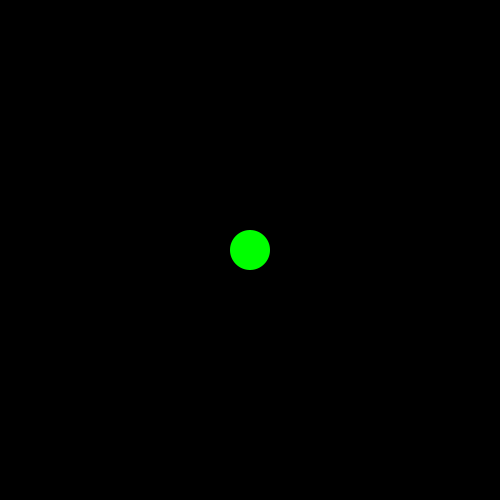
Frame 1 (no input)
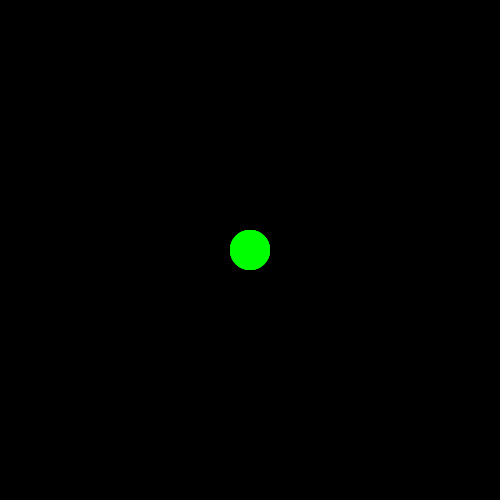
Frame 60 (the mouse pressed at the canvas centre just before this capture)
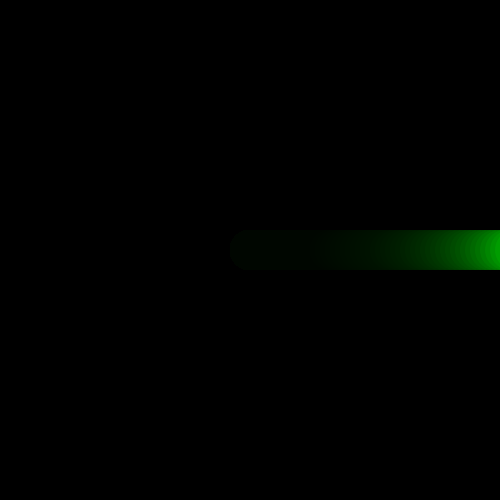
Frame 120 (the mouse held since frame 60 and released just before this capture)

The Processing sketch that drew these frames (run headless with seeded random() and noise(); from frame 60 on, the mouse is pressed at the canvas centre):

// Processing sketch: sketch_190514c
// ── sketch_190514c.pde
//global viriable (other codes depend on this)(change the [int] to [float])
float xPos;
float yPos;
int diameter; //円の直径
float speedX;

void setup(){

size(500,500);
background(0);
noStroke();
fill(0,255,0);

//put it in the central area
xPos = width/2;//the 1/2width of the window
yPos = height/2;//the 1/2height of the window
//it can change with the amendentment of the window

diameter = 40;
speedX = 1.0;


}

void draw(){//在draw里面要重新画一遍背景
  //background(0);将背景改成半透明后，图形会有渐变尾迹
  fill(0,0,0,20);//黑色半透明
  rect(0,0,width,height);
  
  //change the y coordinate(0,500) of the mouse to speed(0,10)
  speedX = map(mouseY,0,500,0,10);//map code改变数值的比例，这样会让鼠标在y轴移动时改变圆形的移动速度
  
  //circle
  fill(0,255,0);
  ellipse(xPos,yPos,diameter,diameter);
  
  //add 2 to the current coordinate 
  xPos = xPos+speedX;


//条件分岐(+diameter could make the animation better)
if(xPos > width+diameter){
  xPos = - diameter;
  }
  
  println(mouseY);

}
